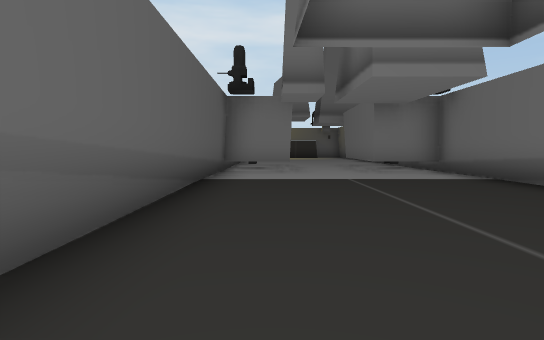
View 1 (above)

12 first-person views from a walk through a scene from a Unity 3-D project. The camera is 1.2 m above the floor, tilts 4° down and sees 80° across. The floor is counted in squares, 2 m on a side. Each view is taken from the middle of a square. On the plan, view 1 faces up. The plan holds only what a view shows up to about 10 squares ahead; the rest is blank. The place goes on beyond the plan. The player character is not drawn.

View 2
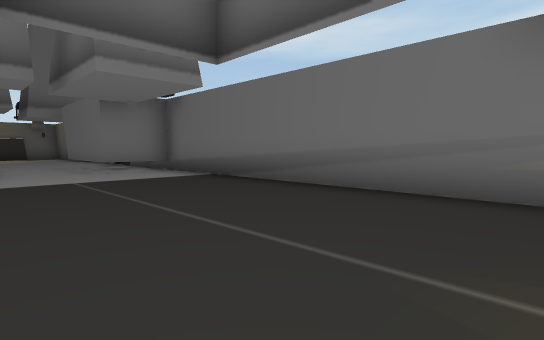

View 3
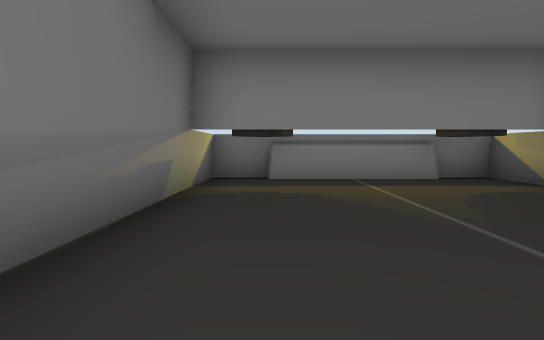

View 4
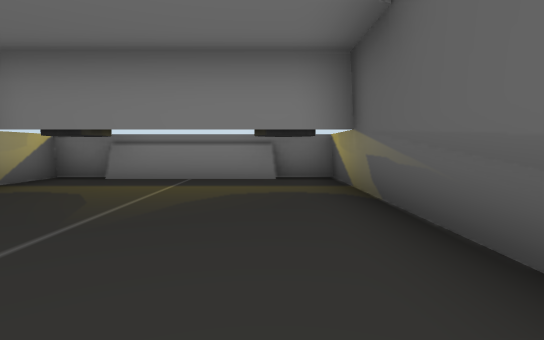

View 5
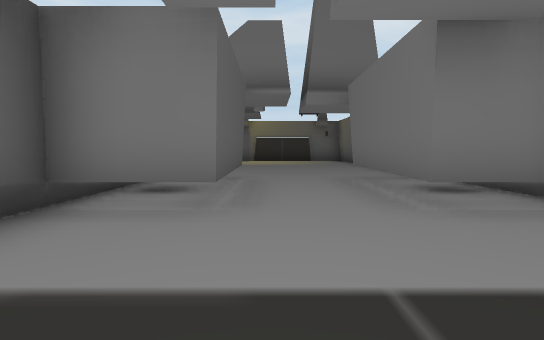

View 6
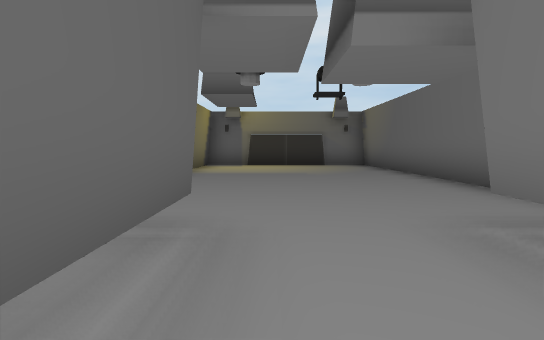

View 7
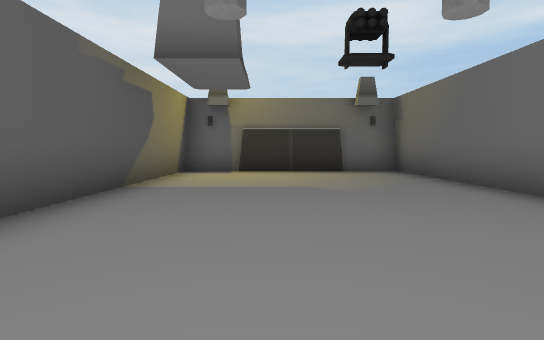

View 8
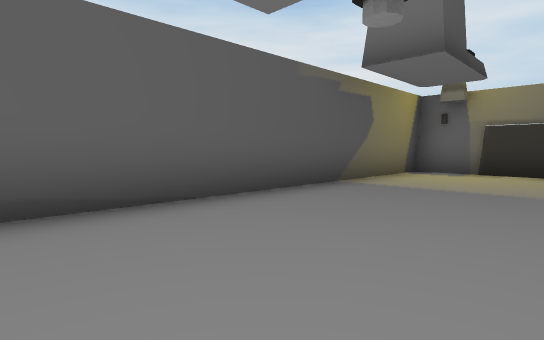

View 9
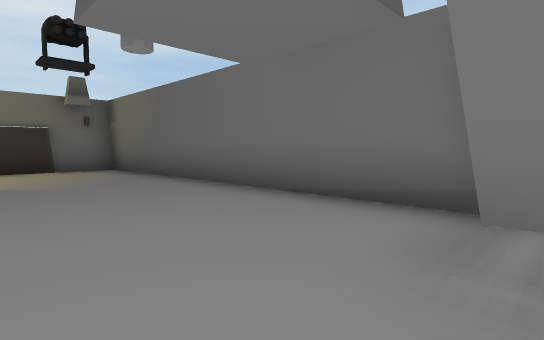

View 10
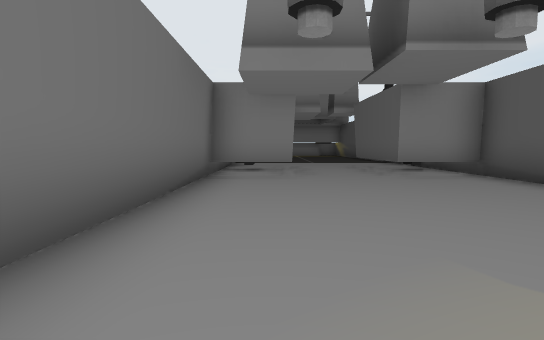

View 11
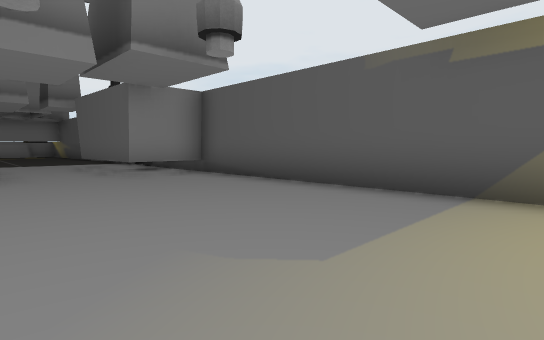

View 12
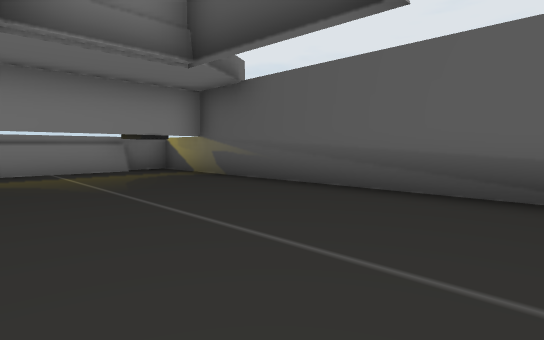

### Floor plan
Points are (right, up) in squares from view 1. A wall is a line through its corners. A room is listed if a view was taken in it or the views show most of it. See-through windows are left out.
Room 1 (views 1, 2, 3, 4, 5, 6, 9, 12)
walls: (4.2, 8.1) (2.5, 8.1) (2.6, 11.4); (-1.1, -1.4) (4.1, -1.4); (-1.3, 9.5) (-1.1, -3.2); (-1.2, -3) (4.2, -3); (0.4, 11.4) (0.5, 8.1) (-1.2, 8.1); (4.1, -3.2) (4.3, 10.5)
low walls: (3, -3.2) (4.1, -3.2); (-1.1, -3.2) (0, -3.2)
ways out: opening at (1.5, 11) to room 2
Room 2 (views 7, 8, 10, 11)
walls: (2.6, 11.4) (4.2, 11.4); (-1.4, 11.4) (0.4, 11.4); (4.3, 10.6) (4.4, 20.4) (-1.4, 20.4) (-1.3, 9.5)
ways out: opening at (1.5, 11) to room 1

Where each view was taken, in squares from view 1:
view 1: 0 up, 0 right, facing up
view 2: 0 up, 0 right, facing up-right
view 3: 3 up, 3 right, facing down
view 4: 3 up, 0 right, facing down
view 5: 5 up, 1 right, facing up
view 6: 9 up, 1 right, facing up
view 7: 12 up, 1 right, facing up
view 8: 12 up, 2 right, facing up-left
view 9: 11 up, 1 right, facing up-right
view 10: 18 up, 3 right, facing down
view 11: 18 up, 3 right, facing down-left
view 12: 5 up, 3 right, facing down-left
